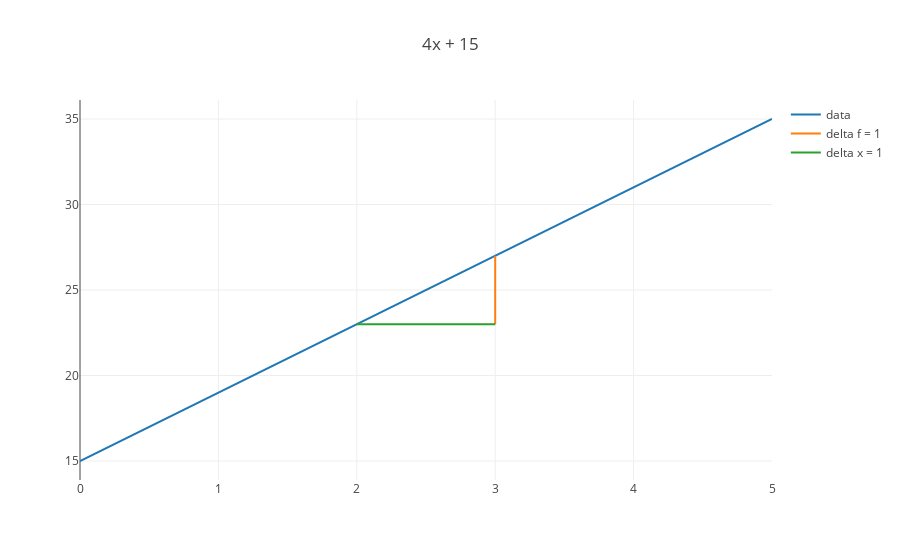

Notebook source saved alongside this figure:
### Code cell
import plotly
from plotly.offline import iplot, init_notebook_mode
init_notebook_mode(connected=True)

from graph import plot, trace_values, build_layout

trace_delta_x_four_x_plus_fifteen = delta_x_trace(four_x_plus_fifteen, 2, 1)
if four_x_plus_fifteen_trace and trace_delta_f_four_x_plus_fifteen and trace_delta_x_four_x_plus_fifteen:
    plot([four_x_plus_fifteen_trace, trace_delta_f_four_x_plus_fifteen, trace_delta_x_four_x_plus_fifteen], {'title': '4x + 15'})

### Figure 1 — Plotly figure (JSON) as saved in the notebook; plotly's stock layout.template omitted (floating-point values rounded to 4 significant figures)
{"data": [{"mode": "lines", "name": "data", "text": [], "type": "scatter", "uid": "a6496042-c9d2-11e8-968e-0242ac110004", "x": [0, 1, 2, 3, 4, 5], "y": [15, 19, 23, 27, 31, 35]}, {"mode": "lines", "name": "delta f = 1", "text": [], "type": "scatter", "uid": "a6496bbe-c9d2-11e8-968e-0242ac110004", "x": [3, 3], "y": [23, 27]}, {"mode": "lines", "name": "delta x = 1", "text": [], "type": "scatter", "uid": "a6496d26-c9d2-11e8-968e-0242ac110004", "x": [2, 3], "y": [23, 23]}], "layout": {"title": "4x + 15"}}
